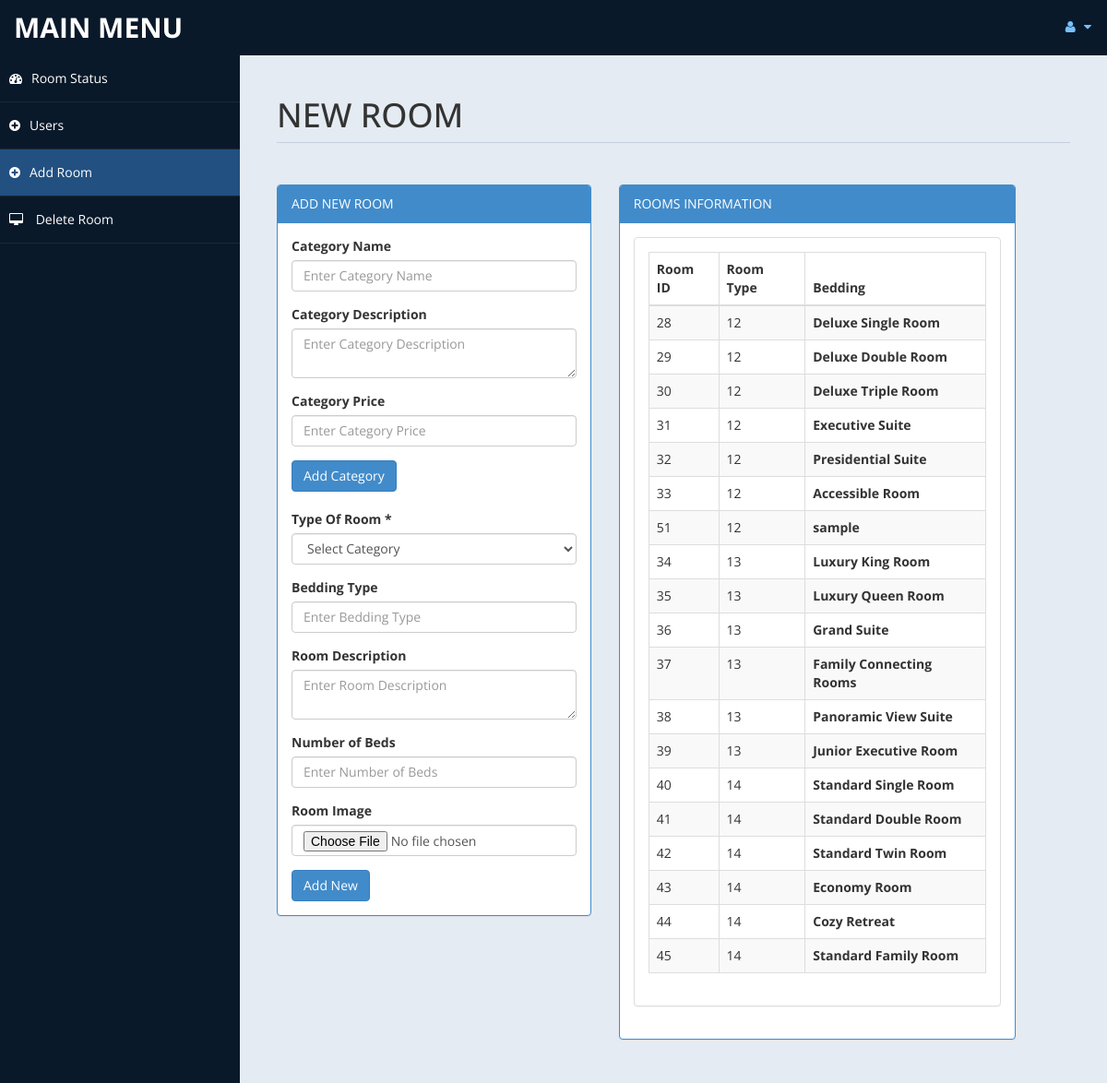
The app's page /admin/room.php (signed in) with its own data.
### tables this page shows
CREATE TABLE `tblroom` (
  `ID` int(10) NOT NULL,
  `RoomType` int(10) DEFAULT NULL,
  `RoomName` varchar(200) DEFAULT NULL,
  `MaxAdult` int(5) DEFAULT NULL,
  `MaxChild` int(5) DEFAULT NULL,
  `RoomDesc` mediumtext DEFAULT NULL,
  `NoofBed` int(5) DEFAULT NULL,
  `Image` varchar(200) DEFAULT NULL,
  `RoomFacility` varchar(200) DEFAULT NULL,
  `CreationDate` timestamp NULL DEFAULT current_timestamp()
);

### admin/room.php (the view, shortened to what this page needs)
<!DOCTYPE html>
<html xmlns="http://www.w3.org/1999/xhtml">
<head>
    <link href="assets/css/bootstrap.css" rel="stylesheet" />
    <link href="assets/css/font-awesome.css" rel="stylesheet" />
    <link href="assets/css/custom-styles.css" rel="stylesheet" />
</head>
<body>
    <div id="wrapper">
        <nav class="navbar navbar-default top-navbar" role="navigation">
            <div class="navbar-header">
                <a class="navbar-brand" href="home.php">MAIN MENU </a>
            </div>
            <ul class="nav navbar-top-links navbar-right">
                <li class="dropdown">
                    <a class="dropdown-toggle" data-toggle="dropdown" href="#" aria-expanded="false">
                        <i class="fa fa-user fa-fw"></i> <i class="fa fa-caret-down"></i>
                    </a>
                </li>
            </ul>
        </nav>
        <nav class="navbar-default navbar-side" role="navigation">
            <div class="sidebar-collapse">
                <ul class="nav" id="main-menu">
                    <li>
                        <a  href="settings.php"><i class="fa fa-dashboard"></i>Room Status</a>
                    </li>
                    <li>
                        <a  href="roomuser.php"><i class="fa fa-plus-circle"></i>Users</a>
                    </li>
					<li>
                        <a  class="active-menu" href="room.php"><i class="fa fa-plus-circle"></i>Add Room</a>
                    </li>
                    <li>
                        <a  href="roomdel.php"><i class="fa fa-desktop"></i> Delete Room</a>
                    </li>
            </div>
        </nav>
        <div id="page-wrapper" >
            <div id="page-inner">
			 <div class="row">
                    <div class="col-md-12">
                        <h1 class="page-header">
                           NEW ROOM <small></small>
                        </h1>
                    </div>
                </div>
            <div class="row">
                <div class="col-md-5 col-sm-5">
                    <div class="panel panel-primary">
                        <div class="panel-heading">
                            ADD NEW ROOM
                        </div>
                        <div class="panel-body">
                        <form method="post">
                                <div class="form-group">
                                    <label>Category Name</label>
                                    <input type="text" name="category_name" class="form-control" placeholder="Enter Category Name" required>
                                </div>
                                <div class="form-group">
                                    <label>Category Description</label>
                                    <textarea name="category_desc" class="form-control" placeholder="Enter Category Description" required></textarea>
                                </div>
                                <div class="form-group">
                                    <label>Category Price</label>
                                    <input type="number" name="category_price" class="form-control" placeholder="Enter Category Price" required>
                                </div>
                                <input type="submit" name="add_category" value="Add Category" class="btn btn-primary">
                            </form><br>
						<form name="form" method="post" enctype="multipart/form-data">
    <div class="form-group">
        <label>Type Of Room *</label>
        <select name="troom" class="form-control" required>
                                        <option value="" selected disabled>Select Category</option>
                                    </select>
    </div>
    <div class="form-group">
        <label>Bedding Type</label>
        <input type="text" name="bed" class="form-control" placeholder="Enter Bedding Type" required>
    </div>
    <div class="form-group">
        <label>Room Description</label>
        <textarea name="room_desc" class="form-control" placeholder="Enter Room Description" required></textarea>
    </div>
    <div class="form-group">
        <label>Number of Beds</label>
        <input type="number" name="no_of_beds" class="form-control" placeholder="Enter Number of Beds" required>
    </div>
    <div class="form-group">
        <label>Room Image</label>
        <input type="file" name="room_image" class="form-control" accept="image/*" required>
    </div>
    <input type="submit" name="add" value="Add New" class="btn btn-primary">
</form>
<?php
include('db.php');
?>
                        </div>
                    </div>
                </div>
                <div class="row">
    <div class="col-md-6 col-sm-6">
        <div class="panel panel-primary">
            <div class="panel-heading">
                ROOMS INFORMATION
            </div>
            <div class="panel-body">
                <div class="panel panel-default">
                    <?php
                    $sql = "SELECT r.*, c.CategoryName
                            FROM tblroom r
                            LEFT JOIN tblcategory c ON r.RoomType = c.CategoryName ORDER BY r.RoomType ASC";
                    $re = mysqli_query($conn, $sql);
                    ?>
                    <div class="panel-body">
                        <div class="table-responsive">
                            <table class="table table-striped table-bordered table-hover" id="dataTables-example">
                                <thead>
                                    <tr>
                                        <th>Room ID</th>
                                        <th>Room Type</th>
                                        <th>Bedding</th>
                                    </tr>
                                </thead>
                                <tbody>
                                    <?php
                                    while ($row = mysqli_fetch_array($re)) {
                                        $id = $row['ID'];
                                        if ($id % 2 == 0) {
                                            echo "<tr class='odd gradeX'>
                                                <td>" . $row['ID'] . "</td>
                                                <td>" . $row['RoomType'] . "</td>
                                                <th>" . $row['RoomName'] . "</th>
                                            </tr>";
                                        } else {
                                            echo "<tr class='even gradeC'>
                                                <td>" . $row['ID'] . "</td>
                                                <td>" . $row['RoomType'] . "</td>
                                                <th>" . $row['RoomName'] . "</th>
                                            </tr>";
                                        }
                                    }
                                    ?>
                                </tbody>
                            </table>
                        </div>
                    </div>
                </div>
            </div>
        </div>
    </div>
</div>
					</div>
            </div>
        </div>
</body>
</html>

### admin/assets/css/custom-styles.css (style rules this page uses)
body { font-family: 'Open Sans', sans-serif; }
#wrapper { width: 100%; background:#09192A; }
#page-wrapper { padding: 15px 15px; min-height: 600px; background:#E5EBF2; }
#page-inner { width:100%; margin:10px 20px 10px 0px; background-color:transparent; padding:10px; min-height:1200px; }
h1, .h1, h2, .h2, h3, .h3 { margin-top: 7px; margin-bottom: -5px; }
.page-header { padding-bottom: 9px; margin: 10px 0 45px; border-bottom: 1px solid #C7D1DD; }
.top-navbar { margin:0px; }
.top-navbar .navbar-brand { color: #fff; width: 260px; text-align: left; height: 60px; font-size: 30px; font-weight: 700; text-transform: uppercase; line-height: 30px; }
.top-navbar .nav > li { position: relative; display: inline-block; }
.top-navbar .nav > li > a { position: relative; display: block; padding: 19px 15px; color: #77C0FD; }
.active-menu { background-color:#225081!important; }
.sidebar-collapse , .sidebar-collapse .nav { background:none; }
.sidebar-collapse .nav { padding:0; }
.sidebar-collapse .nav > li > a { color:#fff; background:transparent; text-shadow:none; }
.sidebar-collapse > .nav > li > a { padding:15px 10px; }
.sidebar-collapse > .nav > li { border-bottom: 1px solid rgba(107, 108, 109, 0.19); }
.navbar-side { border:none; background-color: transparent; }
.top-navbar { background:#09192A; border-bottom:none; }
.top-navbar .nav > li > a > i { margin-right: 2px; }
.navbar-default { border:0px solid black; }
.navbar-header { background: #09192A; }
.nav > li > a > i { margin-right:10px; }
@media (min-width:768px) { #page-wrapper { margin: 0 0 0 260px; padding: 15px 30px; min-height: 1200px; } }
@media (min-width:768px) { .navbar-side { z-index: 1; position: absolute; width: 260px; } }
@media (min-width:768px) { .navbar { border-radius: 0px; } }

### records on screen
tblroom: ID "28", RoomType "12", RoomName "Deluxe Single Room"
tblroom: ID "29", RoomType "12", RoomName "Deluxe Double Room"
tblroom: ID "30", RoomType "12", RoomName "Deluxe Triple Room"
tblroom: ID "31", RoomType "12", RoomName "Executive Suite"
tblroom: ID "32", RoomType "12", RoomName "Presidential Suite"
tblroom: ID "33", RoomType "12", RoomName "Accessible Room"
tblroom: ID "51", RoomType "12", RoomName "sample"
tblroom: ID "34", RoomType "13", RoomName "Luxury King Room"
tblroom: ID "35", RoomType "13", RoomName "Luxury Queen Room"
tblroom: ID "36", RoomType "13", RoomName "Grand Suite"
tblroom: ID "37", RoomType "13", RoomName "Family Connecting Rooms"
tblroom: ID "38", RoomType "13", RoomName "Panoramic View Suite"
tblroom: ID "39", RoomType "13", RoomName "Junior Executive Room"
tblroom: ID "40", RoomType "14", RoomName "Standard Single Room"
tblroom: ID "41", RoomType "14", RoomName "Standard Double Room"
tblroom: ID "42", RoomType "14", RoomName "Standard Twin Room"
tblroom: ID "43", RoomType "14", RoomName "Economy Room"
tblroom: ID "44", RoomType "14", RoomName "Cozy Retreat"
tblroom: ID "45", RoomType "14", RoomName "Standard Family Room"
